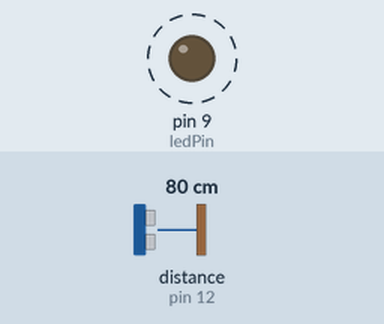
A sketch run on a simulated Arduino Uno, built with avr-gcc and run on an emulated ATmega328P. Parts: output pins drawn as LEDs (lit = HIGH). Wiring (inferred from the names in the program): ultrasonic range finder: trigger pin 13; echo pin 12. Dashed ring = blinking. The test bench sets the inputs (shaded band); at power-on: distance to the obstacle (sensor on pin 12) 80 cm. The echo pulse lasts 58.3 µs per cm; pins used as bus, display or sensor lines are not drawn; what the sketch prints to the serial monitor is not drawn.

Above: at 0.04 s.
Timing chart, 0 to 3.0 s (numbered marks = the images above):
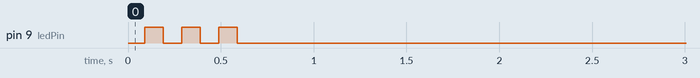

The sketch:

Project_1_1.ino
```cpp
#include "calibration2.h"   // CAL_A, CAL_B

const int trigPin = 13;     // Trigger pin for sensor 2
const int echoPin = 12;     // Echo pin for sensor 2
const int ledPin  = 9;      // LED

// Kalman filter parameters
const float Q_PROCESS = 0.0f;
const float R_MEAS    = 2.0f;
const float P_INIT    = 800.0f;

// Stop criterion (TIME-BASED)
const float VAR_THRESHOLD_TIME      = 25.0f;
const float DELTA_TIME_THRESHOLD_US = 10.0f;
const int   STABLE_COUNT_REQUIRED   = 10;

// KF state
float x_hat  = 0.0f;
float P      = P_INIT;
bool  initKF = false;

float prev_time_us = 0.0f;
int   stableCount  = 0;
bool  finished     = false;

// Time cost initialization
unsigned long Time1 = 0;
unsigned long Time2 = 0;

float readTimeUs();

void setup() {
  Serial.begin(9600);

  pinMode(trigPin, OUTPUT);
  pinMode(echoPin, INPUT);
  pinMode(ledPin, OUTPUT);

  Serial.println("START");
  Time1 = millis();

  float z0 = readTimeUs();
  x_hat  = z0;
  P      = P_INIT;
  initKF = true;

  prev_time_us = x_hat;
}

void loop() {
  if (finished) return;

  // ---- Read raw time (us) ----
  float z = readTimeUs();

  // ---- Kalman filter on TIME ----
  float x_pred = x_hat;
  float P_pred = P + Q_PROCESS;

  float K = P_pred / (P_pred + R_MEAS);

  x_hat = x_pred + K * (z - x_pred);
  P     = (1.0f - K) * P_pred;

  float time_cost_us = x_hat;

  // Calibration
  float distance_mm  = CAL2_A * time_cost_us + CAL2_B;

  // Output
  Serial.print(distance_mm, 2);
  Serial.print(", ");
  Serial.println(P, 2);

  // ---- Stop criterion (TIME ONLY) ----
  float deltaTime = fabs(time_cost_us - prev_time_us);
  prev_time_us = time_cost_us;

  bool varSmall    = (P < VAR_THRESHOLD_TIME);
  bool changeSmall = (deltaTime < DELTA_TIME_THRESHOLD_US);

  if (varSmall && changeSmall) stableCount++;
  else stableCount = 0;

  if (stableCount >= STABLE_COUNT_REQUIRED) {
    finished = true;

    // Flash LED
    for (int i = 0; i < 3; i++) {
      digitalWrite(ledPin, HIGH); delay(100);
      digitalWrite(ledPin, LOW); delay(100);
    }


    // ---- Print total time_cost ----
    Time2 = millis();
    Serial.print(Time2 - Time1); Serial.print(" Milliseconds");

    return;
  }
}

// -------- Raw ultrasonic time (us) --------
float readTimeUs() {
  digitalWrite(trigPin, LOW);
  delayMicroseconds(2);

  digitalWrite(trigPin, HIGH);
  delayMicroseconds(10);
  digitalWrite(trigPin, LOW);

  unsigned long duration = pulseIn(echoPin, HIGH, 30000UL);

  if (duration == 0) {
    if (initKF) return x_hat;
    return 1500.0f;
  }

  return (float)duration;
}
```

calibration2.h
```cpp
// Auto-generated calibration header
// Generated by MATLAB from Sensor2.xlsx

#ifndef CALIBRATION2_H
#define CALIBRATION2_H

// Linear calibration model:
// distance_mm = CAL2_A * time_us + CAL2_B

const float CAL2_A = 0.1749264464f;
const float CAL2_B = 10.7584005379f;

#endif // CALIBRATION2_H
```

Measured:
- by itself, pin 9 (ledPin): alternates HIGH for 0.10 s and LOW for 0.10 s, 6 changes in all, then stays LOW
